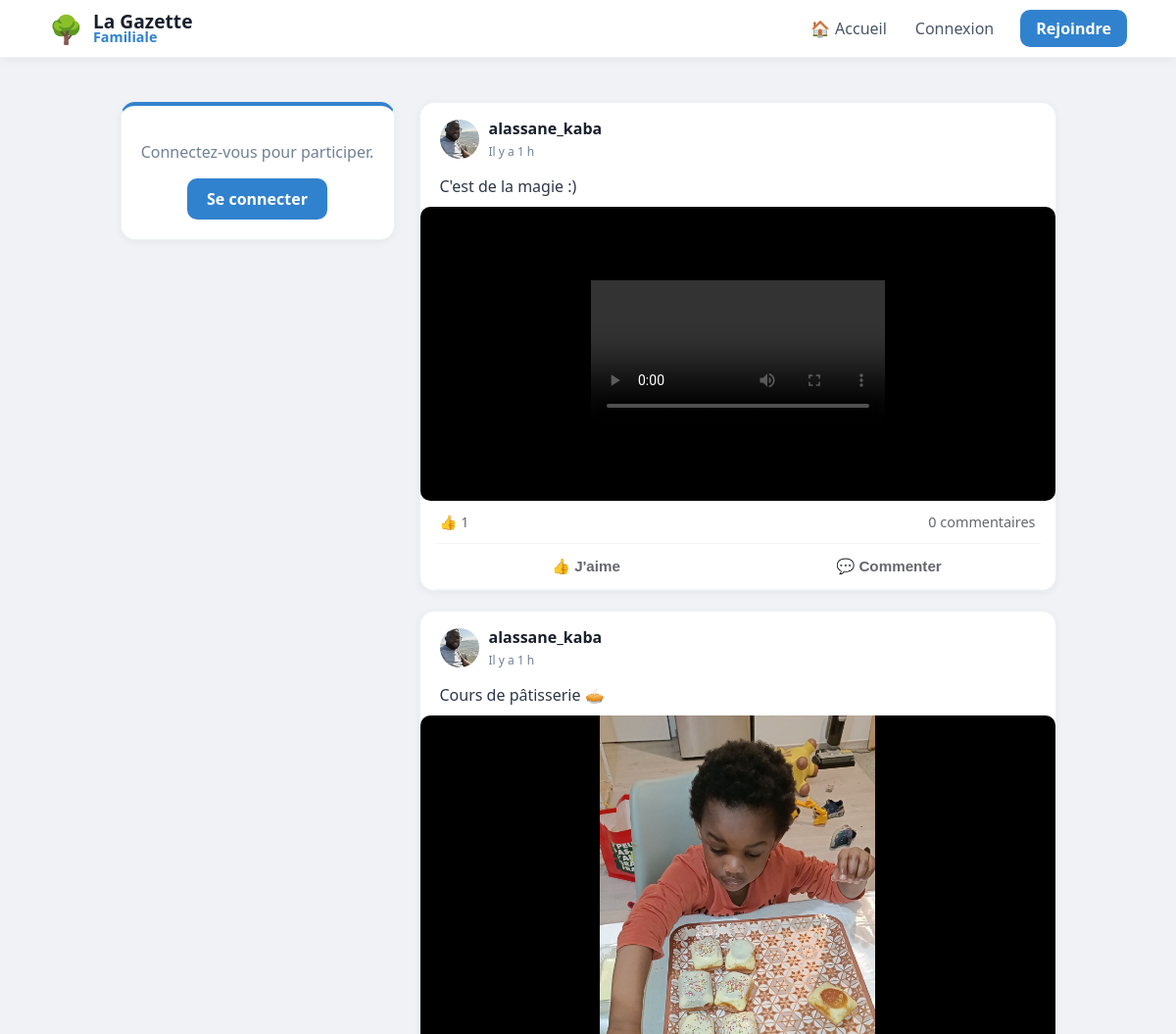
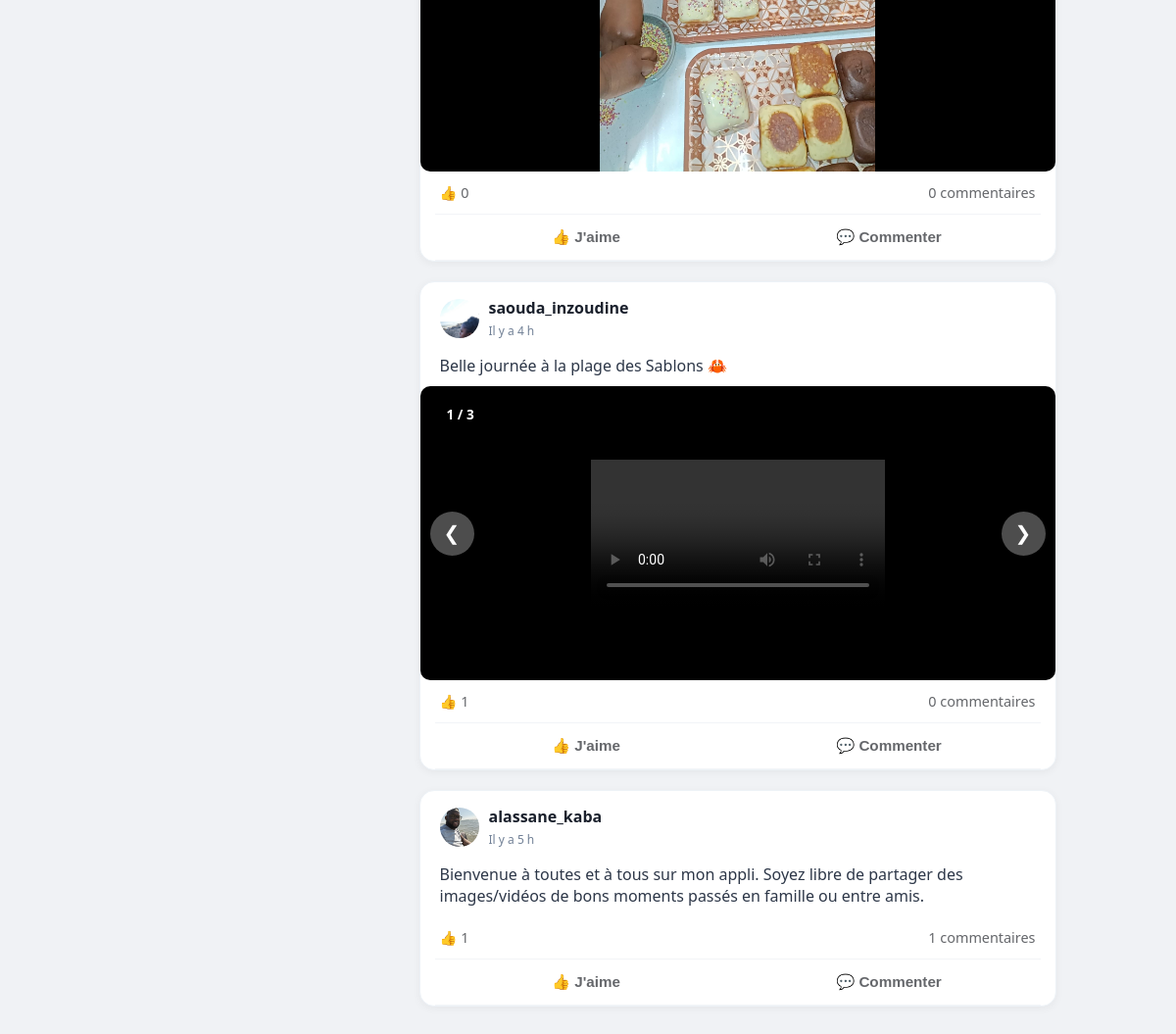
The page / on the database its author committed (2 pictures, top to bottom).
### tables this page shows
CREATE TABLE posts (
                id INTEGER PRIMARY KEY AUTOINCREMENT, 
                username TEXT, 
                content TEXT, 
                likes INTEGER DEFAULT 0, 
                image TEXT,
                created_at DATETIME DEFAULT CURRENT_TIMESTAMP
            );

CREATE TABLE users (
                id INTEGER PRIMARY KEY AUTOINCREMENT, 
                email TEXT UNIQUE, 
                firstname TEXT, 
                lastname TEXT, 
                username TEXT UNIQUE, 
                password TEXT, 
                avatar TEXT,
                is_approved INTEGER DEFAULT 0,
                is_admin INTEGER DEFAULT 0
            );

CREATE TABLE post_medias (
                        id INTEGER PRIMARY KEY AUTOINCREMENT,
                        post_id INTEGER,
                        filename TEXT,
                        file_type TEXT, -- 'image' ou 'video'
                        FOREIGN KEY (post_id) REFERENCES posts (id) ON DELETE CASCADE
                    );

### app.py (the view)
@app.route("/")
def home():
    with get_db() as db:
        posts_query = db.execute("""
            SELECT posts.*, users.avatar AS user_avatar,
                (SELECT COUNT(*) FROM reactions WHERE post_id=posts.id AND type='thumb') as thumbs,
                (SELECT COUNT(*) FROM reactions WHERE post_id=posts.id AND type='heart') as hearts
            FROM posts
            JOIN users ON posts.username = users.username
            ORDER BY posts.id DESC
        """).fetchall()
        posts = [dict(row) for row in posts_query]
        for post in posts:
            medias = db.execute("SELECT * FROM post_medias WHERE post_id = ?", (post['id'],)).fetchall()
            post['medias'] = medias  # On ajoute la liste des médias au post
        comments = db.execute('''
            SELECT comments.*, users.avatar AS comm_avatar
            FROM comments
            JOIN users ON comments.username = users.username
        ''').fetchall()
    return render_template("home.html", posts=posts, comments=comments)

### app.py (called while the page is built)
def get_db():
    db = sqlite3.connect("database.db")
    db.row_factory = sqlite3.Row
    return db

@app.context_processor
def inject_pending_count():
    if session.get('is_admin'):
        db = get_db()
        count = db.execute("SELECT COUNT(*) as total FROM users WHERE is_approved = 0").fetchone()
        return {'pending_count': count['total']}
    return {'pending_count': 0}

@app.template_filter('relative_time')
def relative_time(date_str):
    if not date_str:
        return "Date inconnue"
    past = datetime.strptime(date_str, '%Y-%m-%d %H:%M:%S')
    now = datetime.now(timezone.utc).replace(tzinfo=None)
    diff = now - past
    if diff.days == 0:
        if diff.seconds < 60:
            return "À l'instant"
        if diff.seconds < 3600:
            return f"Il y a {diff.seconds // 60} min"
        return f"Il y a {diff.seconds // 3600} h"
    if diff.days == 1:
        return "Hier"
    if diff.days < 7:
        return f"Il y a {diff.days} jours"
    return past.strftime('%d/%m/%Y')

### templates/home.html (shortened to what this page needs)
{% extends "base.html" %}
{% block content %}
<aside class="sidebar">
    <div class="post-card" style="text-align: center; border-top: 4px solid #3182ce;">
        {% if session.get("user") %}
            <div style="font-size: 50px; margin-bottom: 10px;">🌳</div>
            <h3 style="margin: 0; color: #2d3748;">Bonjour,</h3>
            <h2 style="margin: 5px 0; color: #1a202c; font-size: 1.4em;">{{ session['user'] }}</h2>
            <div style="margin-top: 20px; padding-top: 15px; border-top: 1px solid #edf2f7;">
                <a href="{{ url_for('profile', username=session['user']) }}" style="text-decoration: none; color: #3182ce; font-weight: 700; font-size: 0.9em;">Voir mon mur →</a>
            </div>
        {% else %}
            <p style="color: #718096;">Connectez-vous pour participer.</p>
            <a href="/login" style="display: inline-block; background: #3182ce; color: white; padding: 10px 20px; border-radius: 10px; text-decoration: none; font-weight: bold;">Se connecter</a>
        {% endif %}
    </div>
</aside>
<main class="feed">
    {% for post in posts %}
    <div class="post-card" style="padding: 0; overflow: hidden; margin-bottom: 20px;">
        <div style="padding: 15px 20px; display: flex; justify-content: space-between; align-items: center;">
            <div style="display: flex; align-items: center; gap: 10px;">
                <img src="{{ url_for('static', filename='avatars/' + (post['user_avatar'] if post['user_avatar'] else 'default.png')) }}"
                     style="width: 40px; height: 40px; border-radius: 50%; object-fit: cover;">
                <div>
                    <strong style="display: block; color: #1a202c;">{{ post['username'] }}</strong>
                    <span class="live-date" data-time="{{ post['created_at'] }}" style="font-size: 0.75em; color: #718096;">
                        {{ post['created_at'] | relative_time }}
                    </span>
                </div>
            </div>
        </div>
        <div style="padding: 0 20px 10px 20px; white-space: pre-wrap; color: #2d3748;">{{ post['content'] }}</div>
        {% if post.medias %}
        <div class="carousel-container" id="carousel-{{ post.id }}" style="position: relative; background: #000; display: flex; align-items: center; justify-content: center; min-height: 300px;">
            {% if post.medias|length > 1 %}
            <div class="carousel-counter" style="position: absolute; top: 15px; left: 15px; background: rgba(0,0,0,0.6); color: white; padding: 4px 12px; border-radius: 20px; font-size: 0.85em; z-index: 10; font-weight: bold;">
                <span class="current">1</span> / {{ post.medias|length }}
            </div>
            {% endif %}
            <div class="carousel-items" style="width: 100%;">
                {% for media in post.medias %}
                    <div class="carousel-item {% if loop.first %}active{% endif %}" style="display: {% if loop.first %}block{% else %}none{% endif %}; text-align: center;">
                        {% if media.file_type == 'video' %}
                            <video src="{{ url_for('static', filename='uploads/' + media.filename) }}" controls style="max-width: 100%; max-height: 500px; display: block; margin: 0 auto;"></video>
                        {% else %}
                            <img src="{{ url_for('static', filename='uploads/' + media.filename) }}" style="max-width: 100%; max-height: 500px; object-fit: contain; display: block; margin: 0 auto;" onclick="window.open(this.src)">
                        {% endif %}
                    </div>
                {% endfor %}
            </div>
            {% if post.medias|length > 1 %}
                <button class="prev" onclick="moveSlide('{{ post.id }}', -1)" style="position: absolute; left: 10px; background: rgba(255,255,255,0.3); border: none; color: white; font-size: 20px; padding: 10px; border-radius: 50%; cursor: pointer;">&#10094;</button>
                <button class="next" onclick="moveSlide('{{ post.id }}', 1)" style="position: absolute; right: 10px; background: rgba(255,255,255,0.3); border: none; color: white; font-size: 20px; padding: 10px; border-radius: 50%; cursor: pointer;">&#10095;</button>
            {% endif %}
        </div>
        {% endif %}
        <div style="display: flex; justify-content: space-between; padding: 12px 20px; font-size: 0.9em; color: #65676b;">
            <div>👍 <span id="thumbs-{{ post['id'] }}">{{ post['thumbs'] }}</span></div>
            <div style="cursor: pointer;" onclick="toggleComments({{ post['id'] }})">
                <span id="comment-count-{{ post['id'] }}">{{ comments|selectattr('post_id', 'equalto', post['id'])|list|length }}</span> commentaires
            </div>
        </div>
        <div style="display: flex; border-top: 1px solid #f2f4f7; border-bottom: 1px solid #f2f4f7; margin: 0 15px; padding: 2px 0;">
            <button onclick="react({{ post['id'] }}, 'thumb')" class="action-btn" style="flex: 1; background: none; border: none; padding: 10px; color: #65676b; font-weight: 600; cursor: pointer;">👍 J'aime</button>
            <button onclick="toggleComments({{ post['id'] }})" class="action-btn" style="flex: 1; background: none; border: none; padding: 10px; color: #65676b; font-weight: 600; cursor: pointer;">💬 Commenter</button>
        </div>
    </div>
    {% endfor %}
</main>
{% endblock %}

### static/style.css (style rules this page uses)
body { font-family: 'Segoe UI', system-ui, -apple-system, sans-serif; background: #f0f2f5; margin: 0; color: #1a202c; }
.post-card { background: white; border-radius: 15px; padding: 20px; margin-bottom: 20px; box-shadow: 0 2px 8px rgba(0,0,0,0.05); border: 1px solid #edf2f7; overflow: hidden; }
.action-btn { flex: 1; background: none; border: none; padding: 10px; color: #65676b; font-weight: 600; font-size: 0.95em; cursor: pointer; display: flex; align-items: center; justify-content: center; gap: 8px; transition: background 0.2s; border-radius: 6px; margin: 2px; }
.carousel-container { position: relative; width: 100%; max-height: 500px; background: #000; border-radius: 10px; overflow: hidden; }
.carousel-item { display: none; text-align: center; }
.carousel-item.active { display: block; }
.carousel-item img, .carousel-item video { max-width: 100%; max-height: 500px; }
.prev, .next { width: 45px; height: 45px; aspect-ratio: 1 / 1; border-radius: 50%; flex-shrink: 0; align-self: center; display: flex; align-items: center; justify-content: center; background: rgba(0, 0, 0, 0.5); color: white; }
.next { right: 0; }
.prev { left: 0; }

### templates/base.html (style rules this page uses)
:root { --bg-color: #f0f2f5; --primary: #3182ce; --text-main: #1a202c; --text-light: #718096; --danger: #e53e3e; --success: #38a169; --info: #3182ce; }
body { background-color: var(--bg-color); margin: 0; font-family: 'Segoe UI', system-ui, -apple-system, sans-serif; }

### rows shown on the page
posts: avatar (picture), username "alassane_kaba", created_at|relative_time "Il y a 1 h", content "C'est de la magie :)", thumbs "1", id "0"
posts: avatar (picture), username "alassane_kaba", created_at|relative_time "Il y a 1 h", content "Cours de pâtisserie 🥧", {{ post.id }} 3 (drawn), thumbs "0", id "0"
post_medias: filename (picture)
posts: avatar (picture), username "saouda_inzoudine", created_at|relative_time "Il y a 4 h", content "Belle journée à la plage des Sablons 🦀", medias|length "3", thumbs "1", id "0"
posts: avatar (picture), username "alassane_kaba", created_at|relative_time "Il y a 5 h", content "Bienvenue à toutes et à tous sur mon appli. Soyez libre de partager des images/vidéos de bons moments passés en famille ou entre amis.", thumbs "1", id "1"
